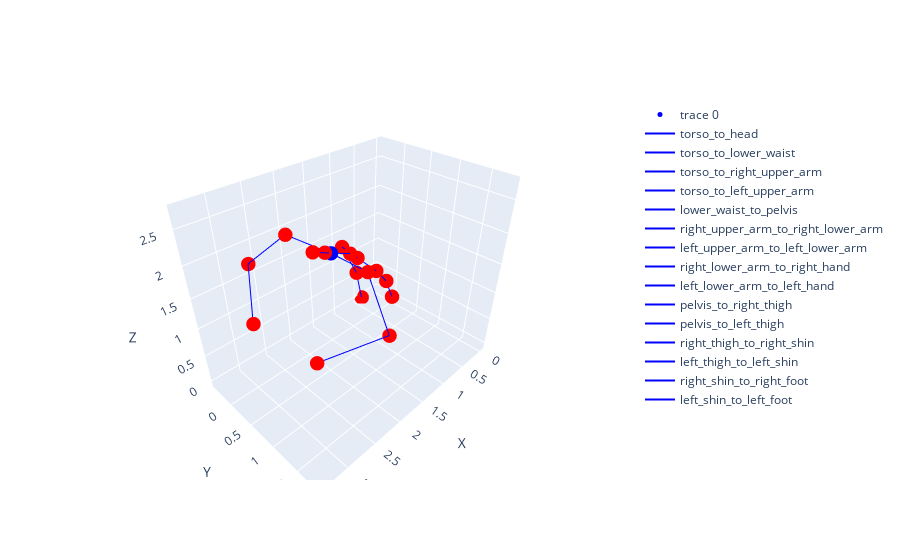

Notebook cell for this chart:
### Code cell
import plotly.graph_objects as go

BONE_CONNECTIONS = {
    'torso_to_head': [0, 1],
    'torso_to_lower_waist': [0, 2],
    'torso_to_right_upper_arm': [0, 3],
    'torso_to_left_upper_arm': [0, 4],
    'lower_waist_to_pelvis': [2, 5],
    'right_upper_arm_to_right_lower_arm': [3, 6],
    'left_upper_arm_to_left_lower_arm': [4, 7],
    'right_lower_arm_to_right_hand': [6, 10],
    'left_lower_arm_to_left_hand': [7, 11],
    'pelvis_to_right_thigh': [5, 8],
    'pelvis_to_left_thigh': [5, 9],
    'right_thigh_to_right_shin': [8, 12],
    'left_thigh_to_left_shin': [9, 13],
    'right_shin_to_right_foot': [12, 15],
    'left_shin_to_left_foot': [13, 16],  # Assuming Club is held in the right hand
}

# Extract the 3D joint coordinates
joints_3d = isaac_joints_3d  # joints[0][:25]
joints_3d /= np.linalg.norm(joints_3d[3] - joints_3d[4])
# Create a 3D scatter plot
# print(joints_3d)
# print(len(joints_3d))
x_coords = [joint[0] for joint in joints_3d]
y_coords = [joint[1] for joint in joints_3d]
z_coords = [joint[2] for joint in joints_3d]
# x_coords = [1, 2, 3]
# y_coords = [4, 5, 6]
# z_coords = [7, 8, 9]

fig = go.Figure(data=[go.Scatter3d(
    x=x_coords,
    y=y_coords,
    z=z_coords,
    mode='markers',
    marker=dict(
        size=5,
        color=['blue' if i == 0 else 'red' for i in range(len(joints_3d))],  # Color the 45th joint in blue
    )
)])

# # Add lines for each bone defined in BONE_CONNECTIONS
for bone_name, (start_joint, end_joint) in BONE_CONNECTIONS.items():
    fig.add_trace(go.Scatter3d(
        x=[joints_3d[start_joint][0], joints_3d[end_joint][0]],
        y=[joints_3d[start_joint][1], joints_3d[end_joint][1]],
        z=[joints_3d[start_joint][2], joints_3d[end_joint][2]],
        mode='lines',
        line=dict(color='blue', width=2),
        name=bone_name
    ))



# Set labels
fig.update_layout(
    scene=dict(
        xaxis_title='X',
        yaxis_title='Y',
        zaxis_title='Z'
    )
)

# Show the plot
fig.show()

### Figure 1 — Plotly figure (JSON) as saved in the notebook; plotly's stock layout.template omitted (floating-point values rounded to 4 significant figures)
{"data": [{"marker": {"color": ["blue", "red", "red", "red", "red", "red", "red", "red", "red", "red", "red", "red", "red", "red", "red", "red", "red"], "size": 5}, "mode": "markers", "type": "scatter3d", "x": [2.474, 2.905, 1.885, 2.775, 2.446, 1.552, 2.891, 2.247, 1.539, 1.405, 3.37, 3.131, 0.8722, 0.6286, 2.555, 0.378, 0], "y": [1.13, 1.348, 0.8281, 0.7386, 1.66, 0.6274, 0.06942, 1.831, 0.313, 0.8442, 0.8151, 1.589, -0.06119, 0.3742, 1.123, -0.4165, 0], "z": [2.443, 2.726, 2.063, 2.636, 2.428, 1.773, 2.02, 1.549, 1.809, 1.595, 1.783, 1.557, 0.9025, 0.8316, 2.481, -0.03648, 0]}, {"line": {"color": "blue", "width": 2}, "mode": "lines", "name": "torso_to_head", "type": "scatter3d", "x": [2.474, 2.905], "y": [1.13, 1.348], "z": [2.443, 2.726]}, {"line": {"color": "blue", "width": 2}, "mode": "lines", "name": "torso_to_lower_waist", "type": "scatter3d", "x": [2.474, 1.885], "y": [1.13, 0.8281], "z": [2.443, 2.063]}, {"line": {"color": "blue", "width": 2}, "mode": "lines", "name": "torso_to_right_upper_arm", "type": "scatter3d", "x": [2.474, 2.775], "y": [1.13, 0.7386], "z": [2.443, 2.636]}, {"line": {"color": "blue", "width": 2}, "mode": "lines", "name": "torso_to_left_upper_arm", "type": "scatter3d", "x": [2.474, 2.446], "y": [1.13, 1.66], "z": [2.443, 2.428]}, {"line": {"color": "blue", "width": 2}, "mode": "lines", "name": "lower_waist_to_pelvis", "type": "scatter3d", "x": [1.885, 1.552], "y": [0.8281, 0.6274], "z": [2.063, 1.773]}, {"line": {"color": "blue", "width": 2}, "mode": "lines", "name": "right_upper_arm_to_right_lower_arm", "type": "scatter3d", "x": [2.775, 2.891], "y": [0.7386, 0.06942], "z": [2.636, 2.02]}, {"line": {"color": "blue", "width": 2}, "mode": "lines", "name": "left_upper_arm_to_left_lower_arm", "type": "scatter3d", "x": [2.446, 2.247], "y": [1.66, 1.831], "z": [2.428, 1.549]}, {"line": {"color": "blue", "width": 2}, "mode": "lines", "name": "right_lower_arm_to_right_hand", "type": "scatter3d", "x": [2.891, 3.37], "y": [0.06942, 0.8151], "z": [2.02, 1.783]}, {"line": {"color": "blue", "width": 2}, "mode": "lines", "name": "left_lower_arm_to_left_hand", "type": "scatter3d", "x": [2.247, 3.131], "y": [1.831, 1.589], "z": [1.549, 1.557]}, {"line": {"color": "blue", "width": 2}, "mode": "lines", "name": "pelvis_to_right_thigh", "type": "scatter3d", "x": [1.552, 1.539], "y": [0.6274, 0.313], "z": [1.773, 1.809]}, {"line": {"color": "blue", "width": 2}, "mode": "lines", "name": "pelvis_to_left_thigh", "type": "scatter3d", "x": [1.552, 1.405], "y": [0.6274, 0.8442], "z": [1.773, 1.595]}, {"line": {"color": "blue", "width": 2}, "mode": "lines", "name": "right_thigh_to_right_shin", "type": "scatter3d", "x": [1.539, 0.8722], "y": [0.313, -0.06119], "z": [1.809, 0.9025]}, {"line": {"color": "blue", "width": 2}, "mode": "lines", "name": "left_thigh_to_left_shin", "type": "scatter3d", "x": [1.405, 0.6286], "y": [0.8442, 0.3742], "z": [1.595, 0.8316]}, {"line": {"color": "blue", "width": 2}, "mode": "lines", "name": "right_shin_to_right_foot", "type": "scatter3d", "x": [0.8722, 0.378], "y": [-0.06119, -0.4165], "z": [0.9025, -0.03648]}, {"line": {"color": "blue", "width": 2}, "mode": "lines", "name": "left_shin_to_left_foot", "type": "scatter3d", "x": [0.6286, 0], "y": [0.3742, 0], "z": [0.8316, 0]}], "layout": {"scene": {"xaxis": {"title": {"text": "X"}}, "yaxis": {"title": {"text": "Y"}}, "zaxis": {"title": {"text": "Z"}}}}}
